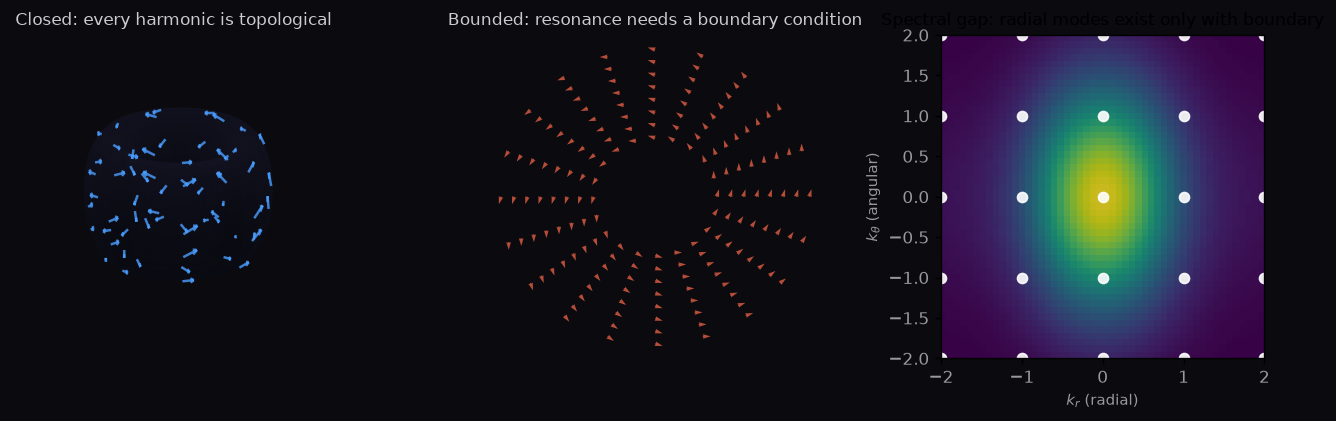

Recreate this plot in Python.
#!/usr/bin/env python3
"""Interior resonance: harmonic forms on closed vs bounded manifolds.

On a closed manifold, harmonic forms = cohomology classes — pure topology,
no boundary conditions needed. On a manifold with boundary, there's an extra
degree of freedom: things can resonate without being topological.

Three panels:
1. Closed surface: harmonic 1-form on a torus (topological, no boundary)
2. Bounded surface: harmonic on annulus (boundary conditions matter)
3. The gap: what resonates on bounded but not closed — non-topological modes
"""

import numpy as np
import matplotlib.pyplot as plt
from mpl_toolkits.mplot3d import Axes3D
from matplotlib.gridspec import GridSpec

def torus_field(u, v, R=2, r=0.7):
    """Parametric torus, compute toroidal/axial harmonic 1-forms."""
    x = (R + r*np.cos(v)) * np.cos(u)
    y = (R + r*np.cos(v)) * np.sin(u)
    z = r * np.sin(v)
    return x, y, z

def closed_torus_quiver(ax, N=15):
    """Harmonic 1-form on torus — two directions, neither needs a boundary."""
    u = np.linspace(0, 2*np.pi, N, endpoint=False)
    v = np.linspace(0, 2*np.pi, N, endpoint=False)
    U, V = np.meshgrid(u, v, indexing='ij')

    x, y, z = torus_field(U, V)

    # Harmonic form: constant in (u,v) coordinates — topological, not geometric
    du = np.ones_like(U) * 0.4
    dv = np.ones_like(V) * 0.4

    # Convert to 3D vector components
    dx = (-np.sin(U)*(2+0.7*np.cos(V))*du - 0.7*np.sin(V)*np.cos(U)*dv)
    dy = ( np.cos(U)*(2+0.7*np.cos(V))*du - 0.7*np.sin(V)*np.sin(U)*dv)
    dz =                        0.7*np.cos(V)*dv

    # Show every other arrow — readable density on torus
    skip = slice(0, None, 2)
    ax.quiver(x[skip,skip], y[skip,skip], z[skip,skip],
              dx[skip,skip], dy[skip,skip], dz[skip,skip],
              length=0.35, alpha=0.8, color='#4a9eff')

    # Thin wireframe so torus shape reads clearly
    u_wire = np.linspace(0, 2*np.pi, 30)
    v_wire = np.linspace(0, 2*np.pi, 30)
    UW, VW = np.meshgrid(u_wire, v_wire)
    XW, YW, ZW = torus_field(UW, VW)
    ax.plot_surface(XW, YW, ZW, color='#1a1a2e', alpha=0.5, linewidth=0)

    ax.set_title("Closed: every harmonic is topological", fontsize=10, color='#ccc')
    ax.set_axis_off()
    ax.view_init(elev=25, azim=45)
    ax.set_box_aspect([1,1,0.6])

def bounded_annulus_quiver(ax):
    """Harmonic on annulus — boundary conditions create non-topological modes."""
    theta = np.linspace(0, 2*np.pi, 40, endpoint=False)
    r = np.linspace(0.8, 2.0, 15)
    Rgrid, Tgrid = np.meshgrid(r, theta, indexing='ij')

    x = Rgrid * np.cos(Tgrid)
    y = Rgrid * np.sin(Tgrid)

    # Harmonic on annulus: combination of radial (non-topological) and angular (topological)
    dr = np.ones_like(Rgrid) * 0.15
    dtheta = 0.5 / Rgrid * np.ones_like(Rgrid)

    dx = np.cos(Tgrid)*dr - Rgrid*np.sin(Tgrid)*dtheta
    dy = np.sin(Tgrid)*dr + Rgrid*np.cos(Tgrid)*dtheta

    skip = slice(0, None, 2)
    ax.quiver(x[skip,skip], y[skip,skip],
              dx[skip,skip], dy[skip,skip],
              scale=8, scale_units='inches', alpha=0.7, color='#ff6a4a')

    ax.set_title("Bounded: resonance needs a boundary condition", fontsize=10, color='#ccc')
    ax.set_axis_off()
    ax.set_facecolor('#0a0a0f')

def gap_comparison(ax):
    """What exists in one space but not the other — the gap between closed and bounded."""
    N = 50
    k = np.linspace(-2, 2, N)
    l = np.linspace(-2, 2, N)
    K, L = np.meshgrid(k, l)

    # On an annulus: continuous spectrum modulated by boundary — radial modes add
    annulus_eigen = np.exp(-(K**2 + L**2) * 0.5) * (1 + 0.5 * np.cos(2*K))

    ax.imshow(annulus_eigen, origin='lower', extent=[-2, 2, -2, 2],
              cmap='viridis', alpha=0.8, aspect='equal')

    for i in range(-2, 3):
        for j in range(-2, 3):
            if i*i + j*j < 10:
                ax.plot(i, j, 'wo', markersize=6, alpha=0.9)

    ax.set_xlabel(r'$k_r$ (radial)', fontsize=9, color='#999')
    ax.set_ylabel(r'$k_\theta$ (angular)', fontsize=9, color='#999')
    ax.set_title("Spectral gap: radial modes exist only with boundary", fontsize=10)
    ax.set_facecolor('#0a0a0f')
    for label in ax.get_xticklabels() + ax.get_yticklabels():
        label.set_color('#999')

fig = plt.figure(figsize=(14, 3.5), dpi=120)
fig.patch.set_facecolor('#0a0a0f')

gs = GridSpec(1, 3, figure=fig, width_ratios=[1.2, 1, 1], wspace=0.3)

ax1 = fig.add_subplot(gs[0], projection='3d')
ax1.set_facecolor('#0a0a0f')
ax2 = fig.add_subplot(gs[1])
ax3 = fig.add_subplot(gs[2])

closed_torus_quiver(ax1)
bounded_annulus_quiver(ax2)
gap_comparison(ax3)

plt.savefig('interior-resonance-new.png', dpi=120, facecolor=fig.get_facecolor(),
            bbox_inches='tight')
print("Saved interior-resonance-new.png")
